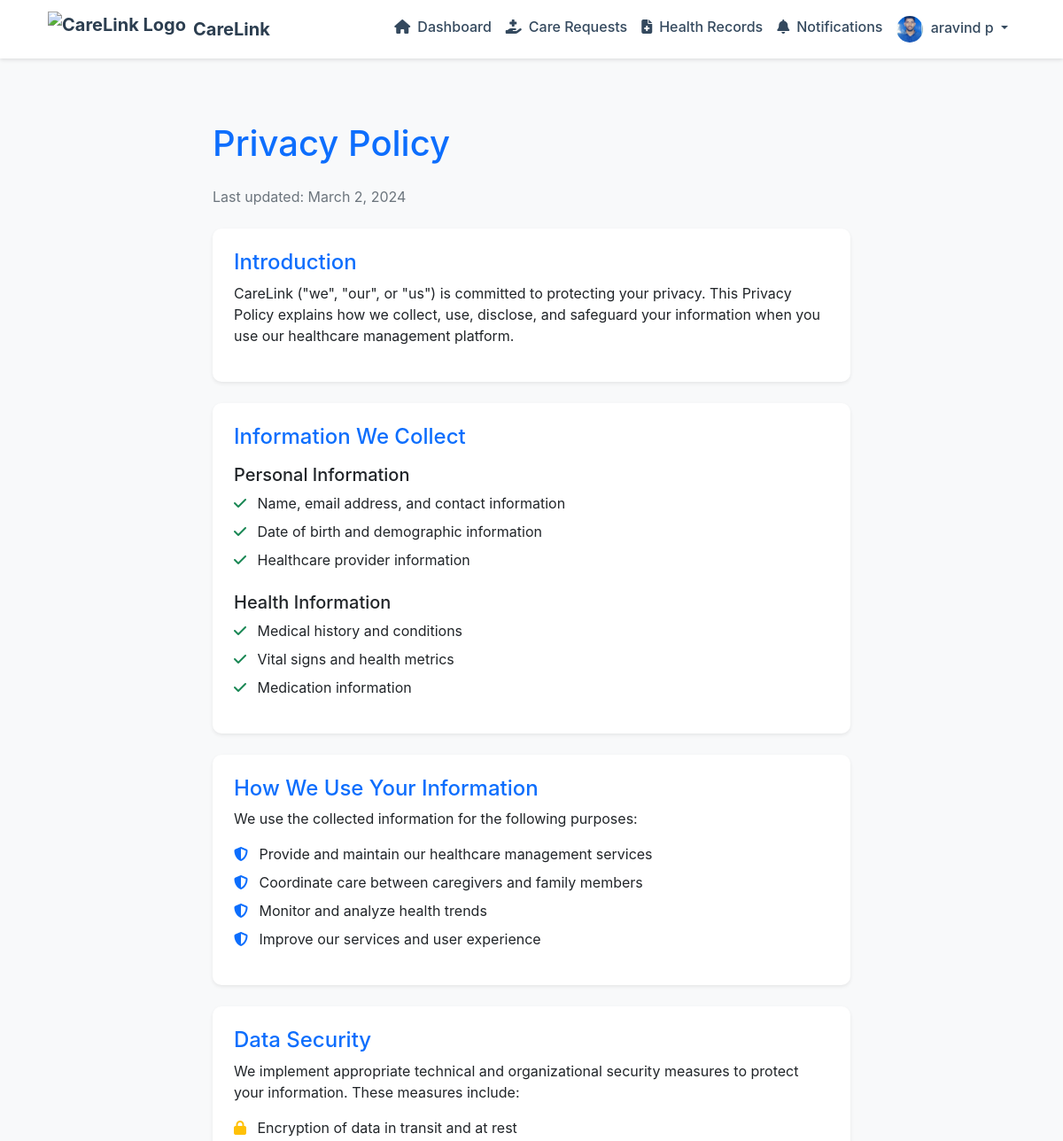
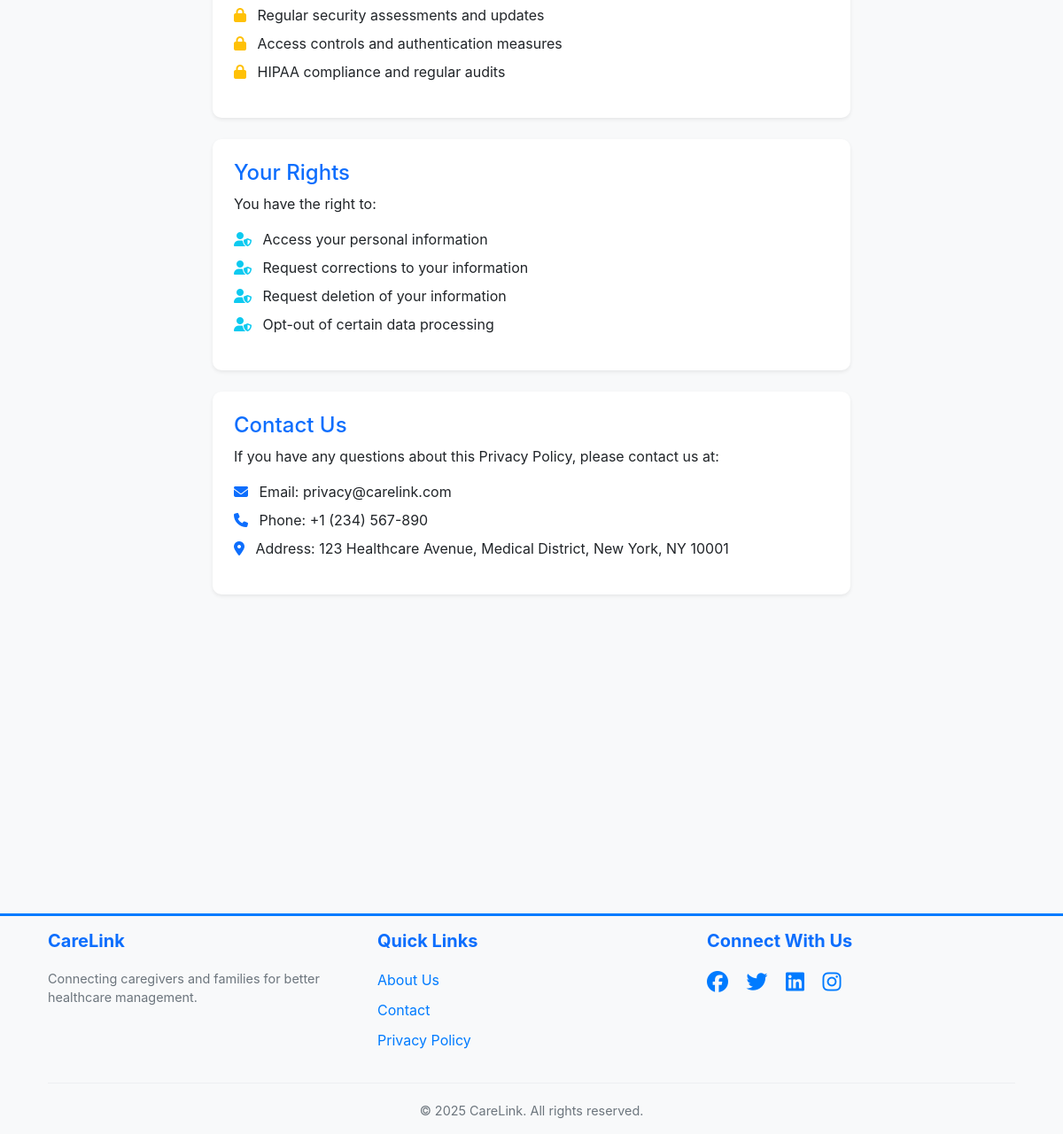
Screenshot of /carelink/privacy/ (signed in) with the database file from the repository (2 pictures, top to bottom).
### carelink/models.py (models this page shows, shortened)
class User(AbstractUser):
    USER_TYPE_CHOICES = (
        ('ADMIN', 'Admin'),
        ('CAREGIVER', 'Caregiver'),
        ('FAMILY', 'Family Member')
    )
    user_type = models.CharField(max_length=10, choices=USER_TYPE_CHOICES)
    phone_number = models.CharField(max_length=15, blank=True)
    address = models.TextField(blank=True)
    profile_picture = models.ImageField(upload_to='profile_pics/', null=True, blank=True)
    family_members = models.ManyToManyField('self', blank=True, symmetrical=False, related_name='related_family_members')
    email_verified = models.BooleanField(default=True)  # Default to True for backward compatibility
    is_active = models.BooleanField(default=True)

### carelink/views.py (the view)
# urls.py: path('privacy/', views.PrivacyPolicyView.as_view(), name='privacy'),
class PrivacyPolicyView(TemplateView):
    template_name = 'carelink/privacy_policy.html'
    def get_context_data(self, **kwargs):
        context = super().get_context_data(**kwargs)
        context['title'] = 'Privacy Policy'
        context['last_updated'] = 'March 2, 2024'
        return context

### carelink/auth.py (called while the page is built)
    def get_user(self, user_id):
        UserModel = get_user_model()
        try:
            return UserModel.objects.get(pk=user_id)
        except UserModel.DoesNotExist:
            return None

### carelink/templates/carelink/privacy_policy.html (shortened to what this page needs)
{% extends 'carelink/base.html' %}
{% load static %}
{% block content %}
<div class="container py-5">
    <div class="row">
        <div class="col-lg-8 mx-auto">
            <h1 class="text-primary mb-4">Privacy Policy</h1>
            <p class="text-muted mb-4">Last updated: {{ last_updated }}</p>
            <div class="card shadow-sm mb-4">
                <div class="card-body">
                    <h2 class="h4 text-primary">Introduction</h2>
                    <p>
                        CareLink ("we", "our", or "us") is committed to protecting your privacy. This Privacy Policy explains how we collect, use,
                        disclose, and safeguard your information when you use our healthcare management platform.
                    </p>
                </div>
            </div>
            <div class="card shadow-sm mb-4">
                <div class="card-body">
                    <h2 class="h4 text-primary">Information We Collect</h2>
                    <h3 class="h5 mt-3">Personal Information</h3>
                    <ul class="list-unstyled">
                        <li class="mb-2">
                            <i class="fas fa-check text-success me-2"></i>
                            Name, email address, and contact information
                        </li>
                        <li class="mb-2">
                            <i class="fas fa-check text-success me-2"></i>
                            Date of birth and demographic information
                        </li>
                        <li class="mb-2">
                            <i class="fas fa-check text-success me-2"></i>
                            Healthcare provider information
                        </li>
                    </ul>
                    <h3 class="h5 mt-4">Health Information</h3>
                    <ul class="list-unstyled">
                        <li class="mb-2">
                            <i class="fas fa-check text-success me-2"></i>
                            Medical history and conditions
                        </li>
                        <li class="mb-2">
                            <i class="fas fa-check text-success me-2"></i>
                            Vital signs and health metrics
                        </li>
                        <li class="mb-2">
                            <i class="fas fa-check text-success me-2"></i>
                            Medication information
                        </li>
                    </ul>
                </div>
            </div>
            <div class="card shadow-sm mb-4">
                <div class="card-body">
                    <h2 class="h4 text-primary">How We Use Your Information</h2>
                    <p>We use the collected information for the following purposes:</p>
                    <ul class="list-unstyled">
                        <li class="mb-2">
                            <i class="fas fa-shield-alt text-primary me-2"></i>
                            Provide and maintain our healthcare management services
                        </li>
                        <li class="mb-2">
                            <i class="fas fa-shield-alt text-primary me-2"></i>
                            Coordinate care between caregivers and family members
                        </li>
                        <li class="mb-2">
                            <i class="fas fa-shield-alt text-primary me-2"></i>
                            Monitor and analyze health trends
                        </li>
                        <li class="mb-2">
                            <i class="fas fa-shield-alt text-primary me-2"></i>
                            Improve our services and user experience
                        </li>
                    </ul>
                </div>
            </div>
            <div class="card shadow-sm mb-4">
                <div class="card-body">
                    <h2 class="h4 text-primary">Data Security</h2>
                    <p>
                        We implement appropriate technical and organizational security measures to protect your information.
                        These measures include:
                    </p>
                    <ul class="list-unstyled">
                        <li class="mb-2">
                            <i class="fas fa-lock text-warning me-2"></i>
                            Encryption of data in transit and at rest
                        </li>
                        <li class="mb-2">
                            <i class="fas fa-lock text-warning me-2"></i>
                            Regular security assessments and updates
                        </li>
                        <li class="mb-2">
                            <i class="fas fa-lock text-warning me-2"></i>
                            Access controls and authentication measures
                        </li>
                        <li class="mb-2">
                            <i class="fas fa-lock text-warning me-2"></i>
                            HIPAA compliance and regular audits
                        </li>
                    </ul>
                </div>
            </div>
            <div class="card shadow-sm mb-4">
                <div class="card-body">
                    <h2 class="h4 text-primary">Your Rights</h2>
                    <p>You have the right to:</p>
                    <ul class="list-unstyled">
                        <li class="mb-2">
                            <i class="fas fa-user-shield text-info me-2"></i>
                            Access your personal information
                        </li>
                        <li class="mb-2">
                            <i class="fas fa-user-shield text-info me-2"></i>
                            Request corrections to your information
                        </li>
                        <li class="mb-2">
                            <i class="fas fa-user-shield text-info me-2"></i>
                            Request deletion of your information
                        </li>
                        <li class="mb-2">
                            <i class="fas fa-user-shield text-info me-2"></i>
                            Opt-out of certain data processing
                        </li>
                    </ul>
                </div>
            </div>
            <div class="card shadow-sm mb-4">
                <div class="card-body">
                    <h2 class="h4 text-primary">Contact Us</h2>
                    <p>
                        If you have any questions about this Privacy Policy, please contact us at:
                    </p>
                    <ul class="list-unstyled">
                        <li class="mb-2">
                            <i class="fas fa-envelope text-primary me-2"></i>
                            Email: privacy@carelink.com
                        </li>
                        <li class="mb-2">
                            <i class="fas fa-phone text-primary me-2"></i>
                            Phone: +1 (234) 567-890
                        </li>
                        <li class="mb-2">
                            <i class="fas fa-map-marker-alt text-primary me-2"></i>
                            Address: 123 Healthcare Avenue, Medical District, New York, NY 10001
                        </li>
                    </ul>
                </div>
            </div>
        </div>
    </div>
</div>
{% endblock %}

### carelink/templates/carelink/base.html (shortened to what this page needs)
{% load static %}
<!DOCTYPE html>
<html lang="en">
<head>
    <link href="https://cdn.jsdelivr.net/npm/bootstrap@5.3.2/dist/css/bootstrap.min.css" rel="stylesheet">
    <link href="https://cdnjs.cloudflare.com/ajax/libs/font-awesome/6.5.1/css/all.min.css" rel="stylesheet">
    <link href="https://cdn.jsdelivr.net/npm/animate.css@4.1.1/animate.min.css" rel="stylesheet">
    <link href="https://cdn.jsdelivr.net/npm/flatpickr/dist/flatpickr.min.css" rel="stylesheet">
    <link href="https://cdn.jsdelivr.net/npm/bootstrap@5.1.3/dist/css/bootstrap.min.css" rel="stylesheet">
</head>
<body>
    <nav class="navbar navbar-expand-lg navbar-light sticky-top">
        <div class="container">
            <a class="navbar-brand d-flex align-items-center" href="{% url 'carelink:home' %}">
                <img src="https://img.freepik.com/free-vector/hospital-logo-design-vector-medical-cross_53876-136743.jpg?w=1380&t=st=1709827987~exp=1709828587~hmac=1a1a1a1a1a1a1a1a1a1a1a1a1a1a1a1a1a1a1a1a1a1a1a1a1a1a1a1a1a1a1a" alt="CareLink Logo" height="40" class="me-2">
                CareLink
            </a>
            <div class="collapse navbar-collapse" id="navbarNav">
                <ul class="navbar-nav ms-auto">
                    {% if user.is_authenticated %}
                        {% if user.is_staff %}
                            <li class="nav-item">
                                <a class="nav-link" href="{% url 'carelink:care_request_list' %}">
                                    <i class="fas fa-hand-holding-medical me-2"></i>Care Requests
                                </a>
                            </li>
                        {% elif user.user_type == 'FAMILY' %}
                            <li class="nav-item">
                                <a class="nav-link" href="{% url 'carelink:family_dashboard' %}">
                                    <i class="fas fa-home me-2"></i>Dashboard
                                </a>
                            </li>
                            <li class="nav-item">
                                <a class="nav-link" href="{% url 'carelink:care_request_list' %}">
                                    <i class="fas fa-hand-holding-medical me-2"></i>Care Requests
                                </a>
                            </li>
                            <li class="nav-item">
                                <a class="nav-link" href="{% url 'carelink:health_document_list' %}">
                                    <i class="fas fa-file-medical me-2"></i>Health Records
                                </a>
                            </li>
                        {% endif %}
                        <li class="nav-item">
                            <a class="nav-link" href="{% url 'carelink:notifications_list' %}">
                                <i class="fas fa-bell me-2"></i>Notifications
                            </a>
                        </li>
                        <li class="nav-item dropdown">
                            <a class="nav-link dropdown-toggle" href="#" id="userDropdown" role="button" data-bs-toggle="dropdown">
                                {% if user.profile_picture %}
                                    <img src="{{ user.profile_picture.url }}" alt="Profile" class="rounded-circle me-1" style="width: 30px; height: 30px; object-fit: cover;">
                                {% else %}
                                    <i class="fas fa-user-circle me-1"></i>
                                {% endif %}
                                {{ user.get_full_name|default:user.username }}
                            </a>
                        </li>
                    {% endif %}
                </ul>
            </div>
        </div>
    </nav>
    <main class="py-4">
        {% block content %}{% endblock %}
    </main>
<br>
<br>
<br>
<br>
<br>
<br>
<br>
<br>
<br>
<br>
<br>
    <footer class="footer mt-auto py-3 bg-light">
        <div class="container">
            <div class="row">
                <div class="col-md-4">
                    <h5 class="text-primary">CareLink</h5>
                    <p class="text-muted">
                        Connecting caregivers and families for better healthcare management.
                    </p>
                </div>
                <div class="col-md-4">
                    <h5 class="text-primary">Quick Links</h5>
                    <ul class="list-unstyled">
                        <li><a href="{% url 'carelink:about' %}" class="text-decoration-none">About Us</a></li>
                        <li><a href="{% url 'carelink:contact' %}" class="text-decoration-none">Contact</a></li>
                        <li><a href="{% url 'carelink:privacy' %}" class="text-decoration-none">Privacy Policy</a></li>
                    </ul>
                </div>
                <div class="col-md-4">
                    <h5 class="text-primary">Connect With Us</h5>
                    <div class="social-links">
                        <a href="#" class="text-decoration-none me-3"><i class="fab fa-facebook fa-lg"></i></a>
                        <a href="#" class="text-decoration-none me-3"><i class="fab fa-twitter fa-lg"></i></a>
                        <a href="#" class="text-decoration-none me-3"><i class="fab fa-linkedin fa-lg"></i></a>
                        <a href="#" class="text-decoration-none"><i class="fab fa-instagram fa-lg"></i></a>
                    </div>
                </div>
            </div>
            <hr>
            <div class="row">
                <div class="col-12 text-center">
                    <p class="text-muted mb-0">&copy; {% now "Y" %} CareLink. All rights reserved.</p>
                </div>
            </div>
        </div>
    </footer>
</body>
</html>

### carelink/templates/carelink/base.html (style rules this page uses)
:root { --primary-color: #2c3e50; --secondary-color: #34495e; --accent-color: #3498db; --success-color: #27ae60; --warning-color: #f1c40f; --danger-color: #e74c3c; --light-color: #ecf0f1; --dark-color: #2c3e50; }
body { font-family: 'Inter', sans-serif; background-color: #f8f9fa; color: var(--dark-color); }
.navbar { background-color: white; box-shadow: 0 2px 4px rgba(0,0,0,0.1); }
.navbar-brand { font-weight: 700; color: var(--primary-color) !important; }
.nav-link { color: var(--secondary-color) !important; font-weight: 500; transition: all 0.3s ease; }
.card { border: none; border-radius: 10px; box-shadow: 0 4px 6px rgba(0,0,0,0.1); transition: transform 0.3s ease; }
.card-body { padding: 1.5rem; }
.footer { background: #e9ecef; padding: 50px 0; font-size: 1rem; border-top: 3px solid #007bff; }
.footer h5 { font-weight: 700; margin-bottom: 20px; color: #343a40; }
.footer p { font-size: 0.95rem; color: #495057; }
.footer ul { padding: 0; list-style: none; }
.footer ul li { margin-bottom: 10px; }
.footer ul li a { color: #007bff; transition: color 0.3s ease-in-out; }
.footer .social-links a { color: #007bff; transition: transform 0.3s ease-in-out, color 0.3s ease-in-out; font-size: 1.2rem; }
.footer hr { border-top: 1px solid #ced4da; margin: 20px 0; }
.footer .text-muted { font-size: 0.9rem; color: #6c757d; }

### rows the page displays
User: profile_picture (picture), get_full_name "aravind p"

### other values shown
{{ last_updated }} "March 2, 2024"
